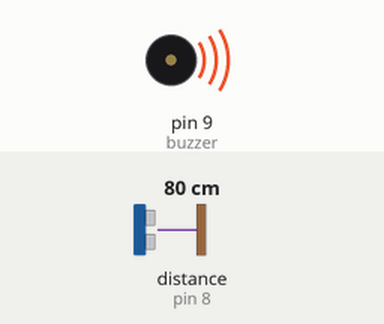
This sketch was run on a simulated Arduino Uno, built with avr-gcc and run on an emulated ATmega328P. Parts: buzzer (waves = sounding). Wiring (inferred from the names in the program): ultrasonic range finder: trigger pin 7; echo pin 8. The inputs (shaded band) are chosen by the test bench; at power-on: distance to the obstacle (sensor on pin 8) 80 cm. The echo pulse lasts 58.3 µs per cm; what the sketch prints to the serial monitor is not drawn.

Above: at 0.1 s.
Timing chart, 0 to 1.6 s (numbered marks = the images above):
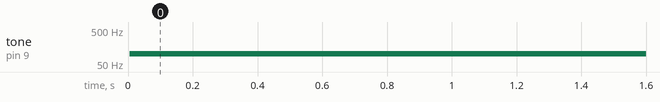

Measured:
- by itself, tone on pin 9 (buzzer): silent → 100 Hz at 0.01 s

The sketch:

kadai7-1-4.ino
```cpp
const int trig = 7; //Trigピンをデジタル7番に接続
const int echo = 8; //Echoピンをデジタル8番に接続
const int buzzer = 9; //圧電ブザーピンをデジタル9番に接続
const int led = 4; //ledピンをデジタル4番に接続
unsigned long interval; //Echoのパルス幅
unsigned long velocity; //音の速度
unsigned long distance; //対象までの距離
unsigned long frequency; //出力する周波数
void setup() {
  Serial.begin(9600); //シリアルポートを9600kbpsに設定
  velocity = (0.61 * 25 + 331.5) *100; //音の速度(cm/s)を計算
  pinMode(trig,OUTPUT);
  pinMode(echo,INPUT);
}

void loop() {
  //10μsのパルスをTrigピンに出力
  digitalWrite(trig,HIGH);
  delayMicroseconds(10);
  digitalWrite(trig,LOW);

  //Echo信号がHIGHである時間(μs)をpulseIn関数で計測
  //10000μs以上経過したら,超音波が反射して帰ってこないとみなして0を返す
  //距離が100cm以上の時は0を返す
  //0.61 * 25 + 331.5 = 346.75
  //346.75 * x*100/2 = 100.0
  //x = 5768
  interval = pulseIn(echo,HIGH,10000);
  //
  distance = (velocity * interval / 1000000 ) / 2 ; //距離を計算(cm)
  //Serial.println(interval); //超音波の往復時間をシリアルモニタに表示
  Serial.println(distance); //距離をシリアルモニタに出力
  if (distance <= 10) {
    digitalWrite(led,HIGH); //10cm以内ならled点灯
  }
  else {
    digitalWrite(led,LOW); //10cm以上ならled消灯
  }
  //距離が30を超えてたら30にする
  if( distance >= 30) distance = 30;
  //距離が0cmの時1000Hz,30cmの時100
  frequency = 1000 - (distance * 30);
  tone (buzzer, frequency);
  delay(60); //次のTrig信号の出力まで60ms待機
}
```
